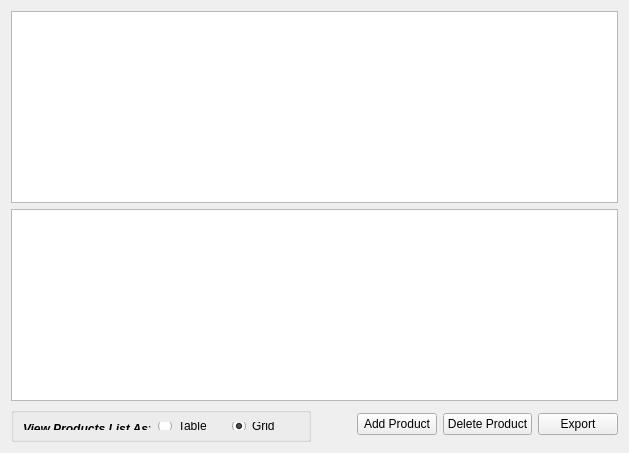
     <widget class="QWidget" name="pageBrowseProduct">
      <layout class="QVBoxLayout">
       <item>
        <widget class="QTableView" name="productsViewAlt">
         <property name="sortingEnabled">
          <bool>true</bool>
         </property>
        </widget>
       </item>
       <item>
        <widget class="QListView" name="productsView"/>
       </item>
       <item>
        <layout class="QHBoxLayout">
         <item>
          <widget class="QGroupBox" name="groupBox">
           <property name="minimumSize">
            <size>
             <width>300</width>
             <height>0</height>
            </size>
           </property>
           <property name="maximumSize">
            <size>
             <width>16777215</width>
             <height>35</height>
            </size>
           </property>
           <property name="title">
            <string/>
           </property>
           <layout class="QHBoxLayout" name="horizontalLayout">
            <item>
             <widget class="QLabel" name="label">
              <property name="text">
               <string>&lt;!DOCTYPE HTML PUBLIC &quot;-//W3C//DTD HTML 4.0//EN&quot; &quot;http://www.w3.org/TR/REC-html40/strict.dtd&quot;&gt;
&lt;html&gt;&lt;head&gt;&lt;meta name=&quot;qrichtext&quot; content=&quot;1&quot; /&gt;&lt;style type=&quot;text/css&quot;&gt;
p, li { white-space: pre-wrap; }
&lt;/style&gt;&lt;/head&gt;&lt;body style=&quot; font-family:'Lucida Grande'; font-size:9pt; font-weight:400; font-style:normal;&quot;&gt;
&lt;p style=&quot; margin-top:0px; margin-bottom:0px; margin-left:0px; margin-right:0px; -qt-block-indent:0; text-indent:0px;&quot;&gt;&lt;span style=&quot; font-weight:600; font-style:italic;&quot;&gt;View Products List As&lt;/span&gt;:&lt;/p&gt;&lt;/body&gt;&lt;/html&gt;</string>
              </property>
             </widget>
            </item>
            <item>
             <widget class="QRadioButton" name="chViewProductsListAsTable">
              <property name="text">
               <string>Table</string>
              </property>
             </widget>
            </item>
            <item>
             <widget class="QRadioButton" name="chViewProductsListAsGrid">
              <property name="text">
               <string>Grid</string>
              </property>
              <property name="checkable">
               <bool>true</bool>
              </property>
              <property name="checked">
               <bool>true</bool>
              </property>
             </widget>
            </item>
           </layout>
           <zorder>chViewProductsListAsGrid</zorder>
           <zorder>chViewProductsListAsTable</zorder>
           <zorder>label</zorder>
          </widget>
         </item>
         <item>
          <spacer>
           <property name="orientation">
            <enum>Qt::Horizontal</enum>
           </property>
           <property name="sizeHint" stdset="0">
            <size>
             <width>40</width>
             <height>20</height>
            </size>
           </property>
          </spacer>
         </item>
         <item>
          <widget class="QPushButton" name="btnAddProduct">
           <property name="sizePolicy">
            <sizepolicy hsizetype="Maximum" vsizetype="Fixed">
             <horstretch>0</horstretch>
             <verstretch>0</verstretch>
            </sizepolicy>
           </property>
           <property name="maximumSize">
            <size>
             <width>150</width>
             <height>16777215</height>
            </size>
           </property>
           <property name="layoutDirection">
            <enum>Qt::LeftToRight</enum>
           </property>
           <property name="text">
            <string>Add Product</string>
           </property>
          </widget>
         </item>
         <item>
          <widget class="QPushButton" name="btnDeleteProduct">
           <property name="text">
            <string>Delete Product</string>
           </property>
          </widget>
         </item>
         <item>
          <widget class="QPushButton" name="btnExportProducts">
           <property name="text">
            <string>Export</string>
           </property>
          </widget>
         </item>
        </layout>
       </item>
      </layout>
     </widget>
